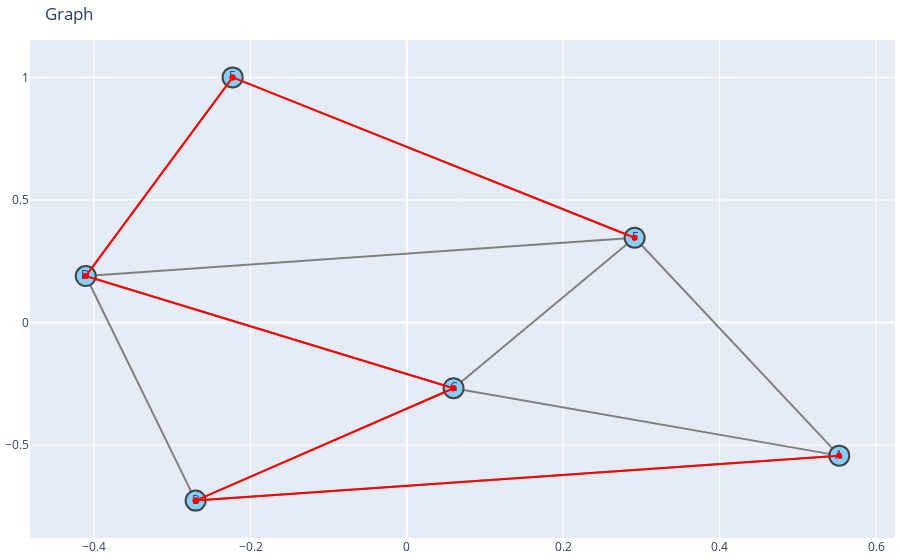

This figure's notebook cell:
### Code cell
# Create the figure
fig = go.Figure(data=[edge_trace, node_trace, branch_trace], layout=layout)

# Show the figure
fig.show()

### Figure 1 — Plotly figure (JSON) as saved in the notebook; plotly's stock layout.template omitted (floating-point values rounded to 4 significant figures)
{"data": [{"line": {"color": "gray", "width": 2}, "type": "scatter", "x": [0.5528, -0.2702, null, 0.5528, 0.05964, null, 0.5528, 0.2912, null, -0.2702, 0.05964, null, -0.2702, -0.4107, null, 0.05964, -0.4107, null, 0.05964, 0.2912, null, 0.2912, -0.4107, null, 0.2912, -0.2229, null, -0.4107, -0.2229, null], "y": [-0.5425, -0.7259, null, -0.5425, -0.2676, null, -0.5425, 0.3462, null, -0.7259, -0.2676, null, -0.7259, 0.1898, null, -0.2676, 0.1898, null, -0.2676, 0.3462, null, 0.3462, 0.1898, null, 0.3462, 1, null, 0.1898, 1, null]}, {"hoverinfo": "text", "marker": {"color": "lightskyblue", "line": {"width": 2}, "size": 20}, "mode": "text+markers", "text": ["A", "B", "C", "F", "D", "E"], "type": "scatter", "x": [0.5528, -0.2702, 0.05964, 0.2912, -0.4107, -0.2229], "y": [-0.5425, -0.7259, -0.2676, 0.3462, 0.1898, 1]}, {"line": {"color": "red", "width": 2}, "type": "scatter", "x": [0.5528, -0.2702, null, -0.2702, 0.05964, null, 0.05964, -0.4107, null, -0.4107, -0.2229, null, -0.2229, 0.2912, null], "y": [-0.5425, -0.7259, null, -0.7259, -0.2676, null, -0.2676, 0.1898, null, 0.1898, 1, null, 1, 0.3462, null]}], "layout": {"hovermode": "closest", "margin": {"b": 20, "l": 5, "r": 5, "t": 40}, "showlegend": false, "title": {"text": "Graph"}}}
